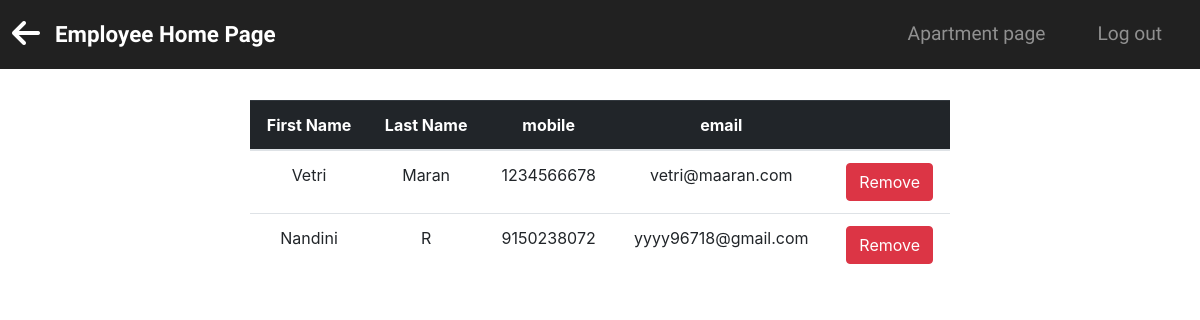
The page /rem_list/1 on the database its author committed.
### rems/models.py (models this page shows, shortened)
class Employee(db.Model):
    __tablename__ = 'employee'
    id = db.Column(db.Integer, primary_key=True)
    fname = db.Column(db.String(25), index=True, unique=False)
    lname = db.Column(db.String(25), index=True, unique=False)
    mobile = db.Column(db.String(10), index=True, unique=True)
    emer_num = db.Column(db.String(10), index=False, unique=False)
    dob = db.Column(db.DateTime, nullable=False)
    email = db.Column(db.String(120), index=True, unique=True)
    gender = db.Column(db.String(10), index=True, unique=False)
    service_id = db.Column(db.Integer, db.ForeignKey('service.id'))
    user = db.relationship("User", uselist=False, backref="employee")
    receiver = db.relationship("Transaction", uselist=False, backref="employee")

### rems/routes.py (the view)
@app.route('/rem_list/<int:id>')
def emp_list(id):
    headings = ("First Name", "Last Name", "mobile", "email", " ")
    emps = Employee.query.filter_by(service_id=id).all()
    return render_template('emp_rlist.html', headings=headings, data=emps)

### rems/templates/emp_rlist.html (shortened to what this page needs)
{% extends 'removal_list.html' %}
{% block nav %}
    <a href="{{ url_for('rem_employee') }}"><i class="fas fa-arrow-left fa-2x"></i></a>
{% endblock %}
{% block content %}
    <table class="table table-hover">
        <thead class="table-dark">
        <tr>
            {% for header in headings %}
                <th>{{ header }}</th>
            {% endfor %}
        </tr>
        </thead>
        {% for emp in data %}
            <tr>
                <td> {{ emp.fname }}</td>
                <td> {{ emp.lname }} </td>
                <td> {{ emp.mobile }} </td>
                <td> {{ emp.email }} </td>
                <td>
                    <button type="button" class="btn btn-danger "><a
                            href="{{ url_for('delete_emp',id=emp.id) }}" class="anchor">Remove</a></button>
                </td>
            </tr>
        {% endfor %}
    </table>
{% endblock %}

### rems/static/css/list.css (style rules this page uses)
.fas { color: #fff; padding-right: 15px; }
.anchor { color: #fff; text-decoration: none; }

### rows shown on the page
Employee: fname "Vetri", lname "Maran", mobile "1234566678", email "vetri@maaran.com"
Employee: fname "Nandini", lname "R", mobile "9150238072", email "yyyy96718@gmail.com"

### other values the page prints
{{ header }} "First Name" "Last Name" "mobile" "email"
